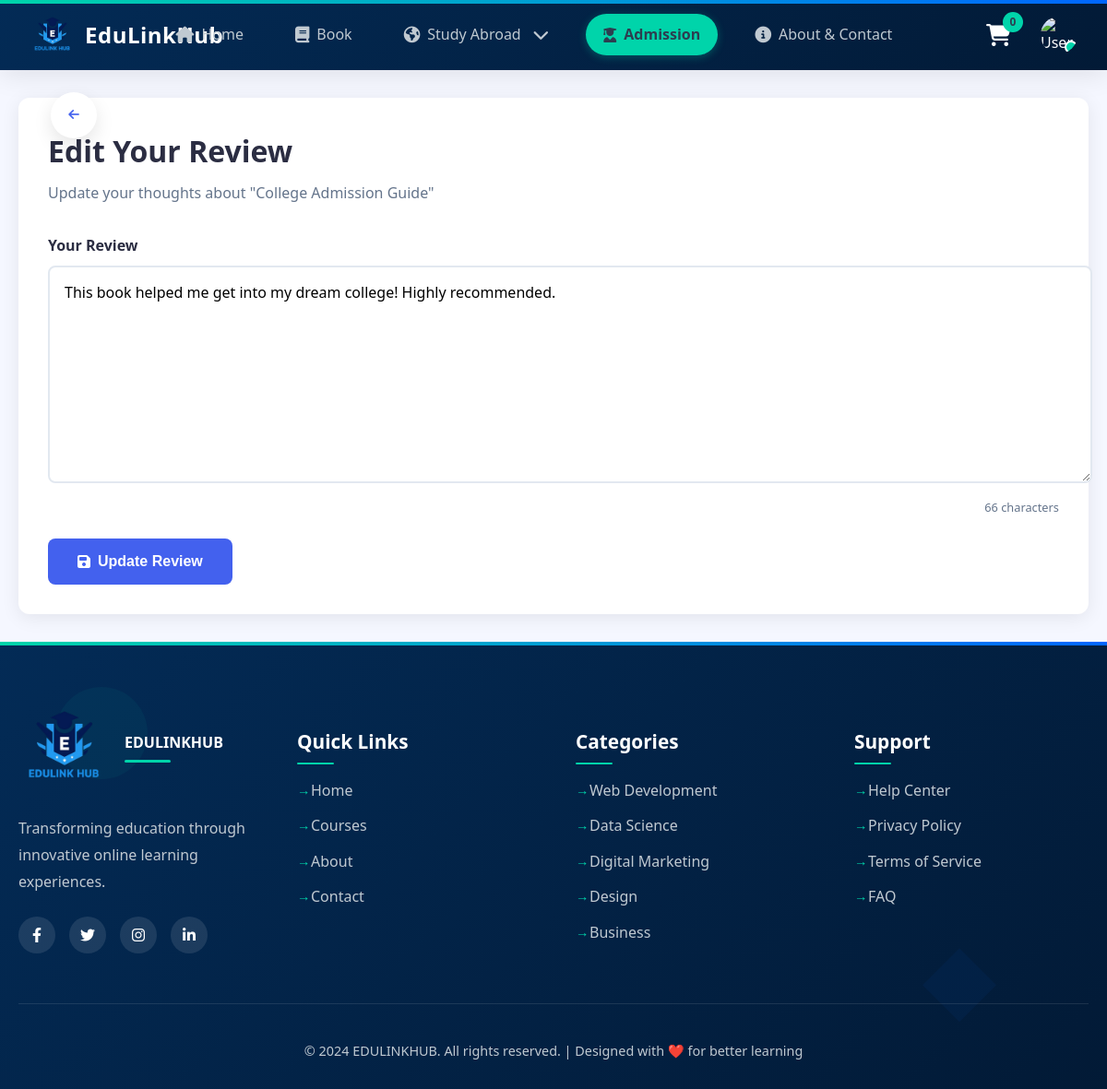
Page /htmlclient/edit_review.php?id=1 (signed in) on the committed database.
### tables this page shows
CREATE TABLE `book_reviews` (
  `id` int(11) NOT NULL,
  `bookId` int(11) NOT NULL,
  `reviewId` int(11) NOT NULL
);

CREATE TABLE `books` (
  `id` int(11) NOT NULL,
  `title` varchar(255) NOT NULL,
  `image` varchar(255) NOT NULL,
  `author` varchar(255) NOT NULL,
  `category` enum('Admission','Job Exam','Skill-Based') NOT NULL,
  `description` text DEFAULT NULL,
  `pdf` varchar(255) NOT NULL,
  `uploadDate` date DEFAULT curdate(),
  `suggestedFor` longtext DEFAULT NULL CHECK (json_valid(`suggestedFor`)),
  `isPaid` tinyint(1) DEFAULT 0,
  `price` decimal(10,2) DEFAULT NULL,
  `createdAt` timestamp NOT NULL DEFAULT current_timestamp(),
  `updatedAt` timestamp NOT NULL DEFAULT current_timestamp() ON UPDATE current_timestamp()
);

CREATE TABLE `reviews` (
  `id` int(11) NOT NULL,
  `userId` int(11) NOT NULL,
  `message` text NOT NULL,
  `createdAt` timestamp NOT NULL DEFAULT current_timestamp(),
  `updatedAt` timestamp NOT NULL DEFAULT current_timestamp() ON UPDATE current_timestamp()
);

### htmlclient/edit_review.php (the view, shortened to what this page needs)
<?php
require '../config/database.php';
$review_id = isset($_GET['id']) ? intval($_GET['id']) : 0;
$review = null;
if ($review_id > 0) {
    $stmt = $conn->prepare("SELECT r.*, br.bookId, b.title
                           FROM reviews r
                           JOIN book_reviews br ON r.id = br.reviewId
                           JOIN books b ON br.bookId = b.id
                           WHERE r.id = ? AND r.userId = ?");
    $stmt->bind_param("ii", $review_id, $_SESSION['user_id']);
    $stmt->execute();
    $result = $stmt->get_result();
    $review = $result->fetch_assoc();
} else {
    $_SESSION['error'] = "Invalid review ID";
    header('Location: web-development.php');
    exit;
}
?>
<!DOCTYPE html>
<html lang="en">
<head>
    <link rel="stylesheet" href="https://cdnjs.cloudflare.com/ajax/libs/font-awesome/5.15.3/css/all.min.css">
</head>
<body>
    <?php require 'header.php'; ?>
    <button class="floating-back" onclick="window.history.back()">
        <i class="fas fa-arrow-left"></i>
    </button>
    <div class="container">
        <div class="review-form">
            <div class="form-header">
                <h1>Edit Your Review</h1>
                <p>Update your thoughts about "<?= htmlspecialchars($review['title']) ?>"</p>
            </div>
            <form method="POST">
                <div class="form-group">
                    <label for="message">Your Review</label>
                    <textarea id="message" name="message" placeholder="Write your review here..." required><?=
                        isset($_POST['message']) ? htmlspecialchars($_POST['message']) : htmlspecialchars($review['message'])
                    ?></textarea>
                    <div class="char-count"><span id="char-counter"><?= strlen($review['message']) ?></span> characters</div>
                </div>
                <button type="submit" class="submit-btn">
                    <i class="fas fa-save"></i> Update Review
                </button>
            </form>
        </div>
    </div>
    <?php require 'footer.php'; ?>
</body>
</html>

### htmlclient/edit_review.php (style rules this page uses)
:root { --primary: #4361ee; --secondary: #3f37c9; --dark: #2b2d42; --light: #f8f9fa; --danger: #ef233c; --success: #4cc9f0; --box-shadow: 0 8px 20px rgba(0, 0, 0, 0.1); --transition: all 0.3s cubic-bezier(0.25, 0.8, 0.25, 1); }
body { font-family: 'Segoe UI', Tahoma, Geneva, Verdana, sans-serif; background-color: #f5f7ff; color: var(--dark); line-height: 1.6; margin: 0; padding: 0; }
.container { max-width: 800px; margin: 0 auto; padding: 2rem; }
.floating-back { position: fixed; top: 100px; left: 55px; width: 50px; height: 50px; background: white; border-radius: 50%; display: flex; align-items: center; justify-content: center; box-shadow: var(--box-shadow); z-index: 1000; cursor: pointer; transition: var(--transition); border: none; color: var(--primary); }
.review-form { background: white; padding: 2rem; border-radius: 12px; box-shadow: 0 4px 20px rgba(0, 0, 0, 0.08); margin-top: 30px; }
.form-header { margin-bottom: 2rem; }
.form-header h1 { margin: 0 0 0.5rem; color: var(--dark); }
.form-header p { margin: 0; color: #64748b; }
.form-group { margin-bottom: 1.5rem; }
.form-group label { display: block; margin-bottom: 0.5rem; font-weight: 600; color: var(--dark); }
.form-group textarea { width: 100%; min-height: 200px; padding: 1rem; border: 2px solid #e2e8f0; border-radius: 8px; font-family: inherit; font-size: 1rem; resize: vertical; transition: all 0.3s ease; }
.submit-btn { background: var(--primary); color: white; border: none; padding: 1rem 2rem; font-size: 1rem; font-weight: 600; border-radius: 8px; cursor: pointer; transition: var(--transition); display: inline-flex; align-items: center; gap: 0.5rem; }
.char-count { font-size: 0.8rem; color: #64748b; text-align: right; margin-top: 0.5rem; }

### htmlclient/header.php (style rules this page uses)
:root { --primary-color: #032b56; --secondary-color: #021a36; --accent-color: #00d4aa; --text-light: #ffffff; --text-muted: #c0c9d1; --text-dark: #2c3e50; --shadow: 0 4px 30px rgba(0, 0, 0, 0.1); --transition: all 0.3s cubic-bezier(0.25, 0.8, 0.25, 1); }

### htmlclient/footer.php (style rules this page uses)
.container { max-width: 1200px; margin: 0 auto; padding: 0 20px; position: relative; z-index: 1; }

### rows in the picture
book_reviews: bookId.title "College Admission Guide", message "This book helped me get into my dream college! Highly recommended.", reviewId.message "66"
